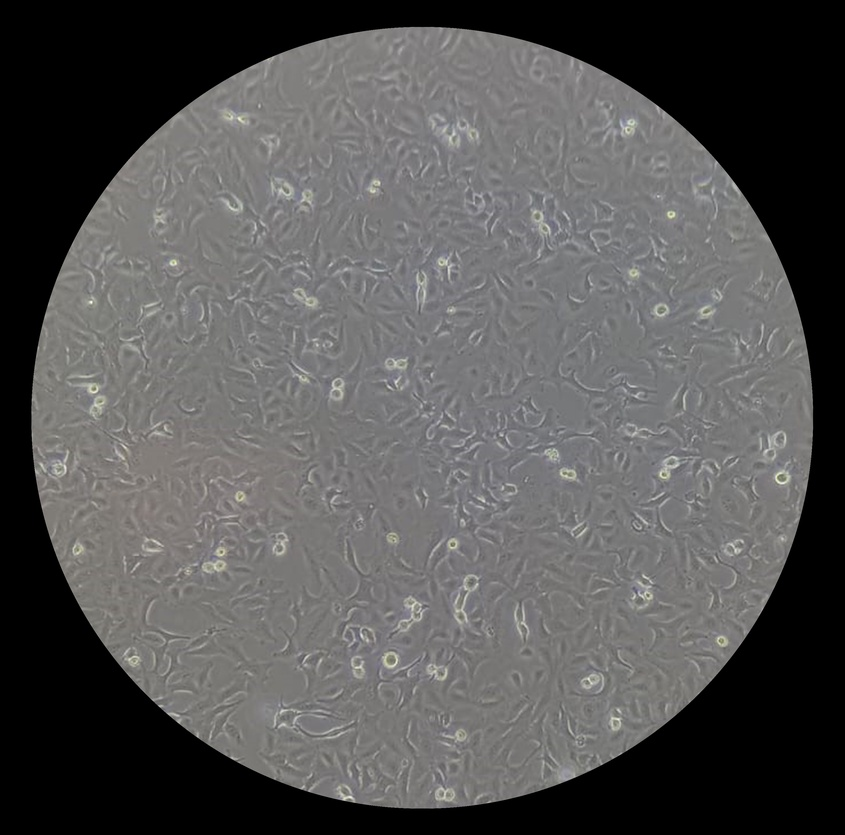
#> input picture src/black/00h.jpg, 845 x 835 px, shrunk from 4961 x 4904 before the run; its folder holds only this picture in this run
$ jupyter execute --allow-errors exercicio3.ipynb
#> lines starting #> are read from the running program, lines starting #| are printed output that depends on the picture
#> the loop `for distance in distances:` made 2 passes
#> after the loop `for distance in distances:`: matrix = 8 items
#> `matrix = matrix[1:-1, 1:-1]`:
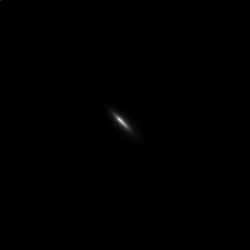
#> matrix: shape (250, 250) float64; min 0, max 0.00737, mean 1.1e-05; drawn with min black and max white
[cell 1]
import math
import csv
import numpy as np
import cv2
from scipy.io import loadmat

class DescritoresHaralick:
	def __init__(self, matrix: list) -> None:
		self.matrix = matrix
		self.rows = len(matrix)
#> self.rows = 250
		self.columns = len(matrix[0])
#> self.columns = 250

	def segundo_momento_angular(self) -> float:
		result = 0

		for i in range(0, self.rows):
			for j in range(0, self.columns):
				result += math.pow(self.matrix[i][j], 2)
#> after the loop, result = 0.00128

		return result

	def entropia(self) -> float:
		result = 0
#> result = 0

		for i in range(0, self.rows):
			for j in range(0, self.columns):
				if(self.matrix[i][j] == 0):
					continue
				result += (self.matrix[i][j] * math.log2(self.matrix[i][j]))
#> after the loop, result = -7.12

		return -result

	def contraste(self) -> float:
		result = 0

		for i in range(0, self.rows):
			for j in range(0, self.columns):
				if(self.matrix[i][j] == 0):
					continue
				result += (math.pow(i-j, 2)*self.matrix[i][j])

		return result

	def homogeneidade(self) -> float:
		result = 0

		for i in range(0, self.rows):
			for j in range(0, self.columns):
				if(self.matrix[i][j] == 0):
					continue
				result += ((1/(1 + math.pow(i-j,2))) * self.matrix[i][j])

		return result

	def correlacao(self):
		altura, largura = self.matrix.shape
#> altura = 250; largura = 250
		I, J = np.ogrid[0:altura, 0:largura]
#> I = 250 values from 0 to 249

		mi_i = np.sum(I * self.matrix)
#> mi_i = 84.51
		mi_j = np.sum(J * self.matrix)
#> mi_j = 84.51

		sigma_i = np.sqrt(np.sum((I - mi_j) ** 2 * self.matrix))
#> sigma_i = 34.34
		sigma_j = np.sqrt(np.sum((J - mi_j) ** 2 * self.matrix))
#> sigma_j = 34.34

		return np.sum(((I - mi_i) * (J - mi_j) * self.matrix) / (sigma_i * sigma_j))

def matriz_concorrencia(image, distance, angle):
    image_array = np.asarray(image)
    height, width = image_array.shape[:2]
    biggest = np.amax(image)
    matrix = np.zeros((biggest+1, biggest+1), dtype=np.float64)
    total = 0

    if angle == 0:
        total = height * (width-distance)
        for i in range(0, height):
            for j in range(0, width-distance):
                matrix[image[i][j]][image[i][j+distance]] += 1
    elif angle == 90:
        total = (height-distance) * width
        for i in range(distance, height):
            for j in range(0, width):
                matrix[image[i][j]][image[i-distance][j]] += 1
    elif angle == 180:
       total = height * (width-distance)
       for i in range(0, height):
            for j in range(distance, width):
                matrix[image[i][j]][image[i][j-distance]] += 1
    elif angle == 270:
       total = (height-distance) * width
       for i in range(0, height-distance):
            for j in range(0, width):
                matrix[image[i][j]][image[i+distance][j]] += 1

    for i in range(0, biggest+1):
        for j in range(0, biggest+1):
            matrix[i][j] = matrix[i][j]/total
            pass

    return matrix

images = ['00', '23', '48', '68', '75', '144']
type = 'black'

#> (the rest of this cell did not finish here and is left out)

#> in contraste, `result = 0`: result = 0
#> after the loop in contraste, `for i in range(0, self.rows):`: result = 75.74
#> in homogeneidade, `result = 0`: result = 0
#> after the loop in homogeneidade, `for i in range(0, self.rows):`: result = 0.182
